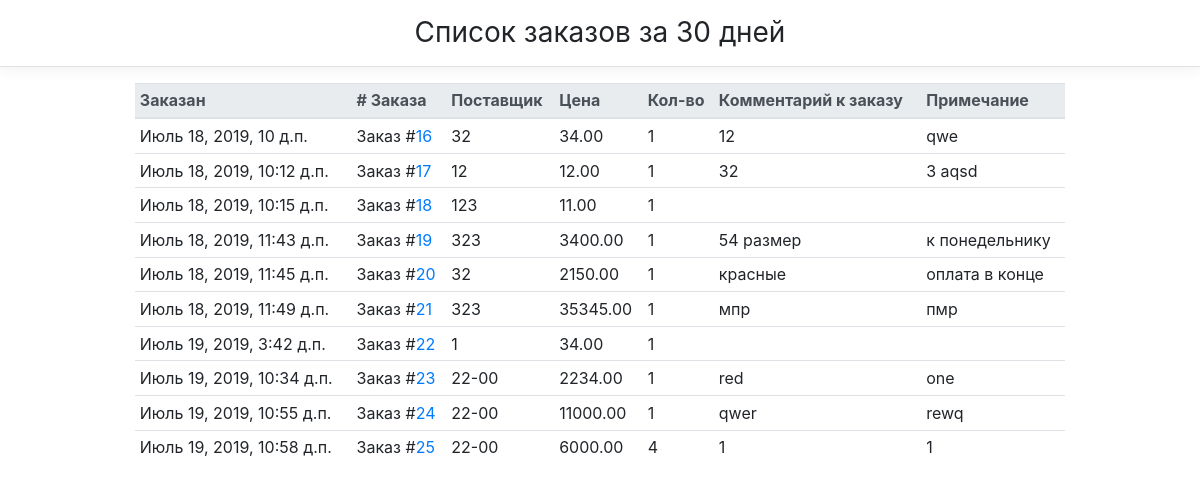
The app's page /orders/ (signed in) with its own data.
### main/models.py (models this page shows, shortened)
class Order(ModelWithTimestamp, ModelWithUser):
    objects = OrderManager()
    place = models.CharField(max_length=150, blank=True, null=True)
    price = models.DecimalField(max_digits=10, decimal_places=2)
    quantity = models.PositiveIntegerField(default=1)
    order_comment = models.TextField(max_length=255, null=True, blank=True)
    customer_comment = models.TextField(max_length=255, null=True, blank=True)
    ORDER_STATUSES = (
        (OrderStatuses.CREATED, OrderStatuses.CREATED_STR),
        (OrderStatuses.PAID, OrderStatuses.PAID_STR),
        (OrderStatuses.CLOSED, OrderStatuses.CLOSED_STR),
    )
    status = models.PositiveIntegerField(default=OrderStatuses.CREATED, choices=ORDER_STATUSES)
    active = models.BooleanField(default=True)
    class Meta:
        ordering = ('created_date', )

### main/views.py (the view)
# urls.py: path('orders/', main_views.OrdersListView.as_view(), name='orders'),
class OrdersListView(LoginRolesRequiredMixin, TemplateView):
    template_name = 'main/orders.html'
    required_roles = (Roles.ZAKAZSCHIK,)
    def get_context_data(self, **kwargs):
        context = super().get_context_data(**kwargs)
        context['orders'] = _models.Order.objects.all()
        return context

### main/core/mixins.py (called while the page is built)
    def dispatch(self, request, *args, **kwargs):
        user = request.user
        if not user.is_authenticated:
            return self.handle_no_permission()
        if user.role not in self.required_roles and user.role != Roles.ADMINISTRATOR:
            return self.handle_no_permission()
        return super().dispatch(request, *args, **kwargs)

### main/templates/main/orders.html (shortened to what this page needs)
{% extends 'base.html' %}
{% block content %}
    <h3 class="font-weight-normal text-center py-3 mb-3 border-bottom box-shadow">Список заказов за 30 дней</h3>
    <div class="container">
    <table class="table table-sm table-hover " id="OrdersTable">
        <thead class="thead-light">
        <tr>
            <th scope="col">Заказан</th>
            <th scope="col"># Заказа</th>
            <th scope="col">Поставщик</th>
            <th scope="col">Цена</th>
            <th scope="col">Кол-во</th>
            <th scope="col">Комментарий к заказу</th>
            <th scope="col">Примечание</th>
        </tr>
        </thead>
        <tbody>
        {% for o in orders %}
        <tr>
            <td>{{ o.created_date }}</td>
            <td scope="row">Заказ #<a href="{% url 'main:order_details' pk=o.id %}">{{ o.id }}</a></td>
            <td>{{ o.place }}</td>
            <td>{{ o.price }}</td>
            <td>{{ o.quantity }}</td>
            <td>{{ o.order_comment }}</td>
            <td>{{ o.customer_comment }}</td>
        </tr>
        {% endfor %}
        </tbody>
    </table>
</div>
{% endblock content %}

### main/static/css/styles.css (style rules this page uses)
.container { max-width: 960px; }
.box-shadow { box-shadow: 0 0.25rem 0.75rem rgba(0, 0, 0, .05); }

### records on screen
Order: created_date "Июль 18, 2019, 10 д.п.", id "16", place "32", price "34.00", quantity "1", order_comment "12", customer_comment "qwe"
Order: created_date "Июль 18, 2019, 10:12 д.п.", id "17", place "12", price "12.00", quantity "1", order_comment "32", customer_comment "3 aqsd"
Order: created_date "Июль 18, 2019, 10:15 д.п.", id "18", place "123", price "11.00", quantity "1"
Order: created_date "Июль 18, 2019, 11:43 д.п.", id "19", place "323", price "3400.00", quantity "1", order_comment "54 размер", customer_comment "к понедельнику"
Order: created_date "Июль 18, 2019, 11:45 д.п.", id "20", place "32", price "2150.00", quantity "1", order_comment "красные", customer_comment "оплата в конце"
Order: created_date "Июль 18, 2019, 11:49 д.п.", id "21", place "323", price "35345.00", quantity "1", order_comment "мпр", customer_comment "пмр"
Order: created_date "Июль 19, 2019, 3:42 д.п.", id "22", place "1", price "34.00", quantity "1"
Order: created_date "Июль 19, 2019, 10:34 д.п.", id "23", place "22-00", price "2234.00", quantity "1", order_comment "red", customer_comment "one"
Order: created_date "Июль 19, 2019, 10:55 д.п.", id "24", place "22-00", price "11000.00", quantity "1", order_comment "qwer", customer_comment "rewq"
Order: created_date "Июль 19, 2019, 10:58 д.п.", id "25", place "22-00", price "6000.00", quantity "4", order_comment "1", customer_comment "1"
